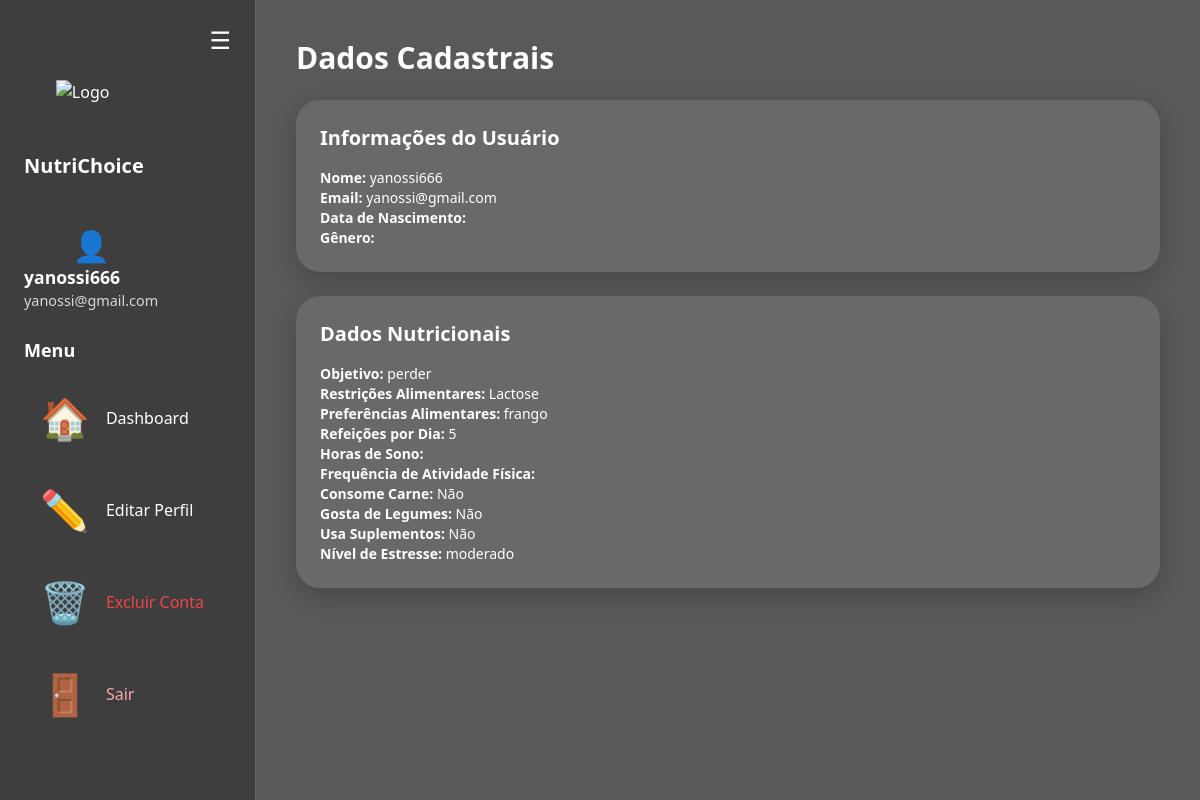
The page /dados/ (signed in) on the database as committed earlier.
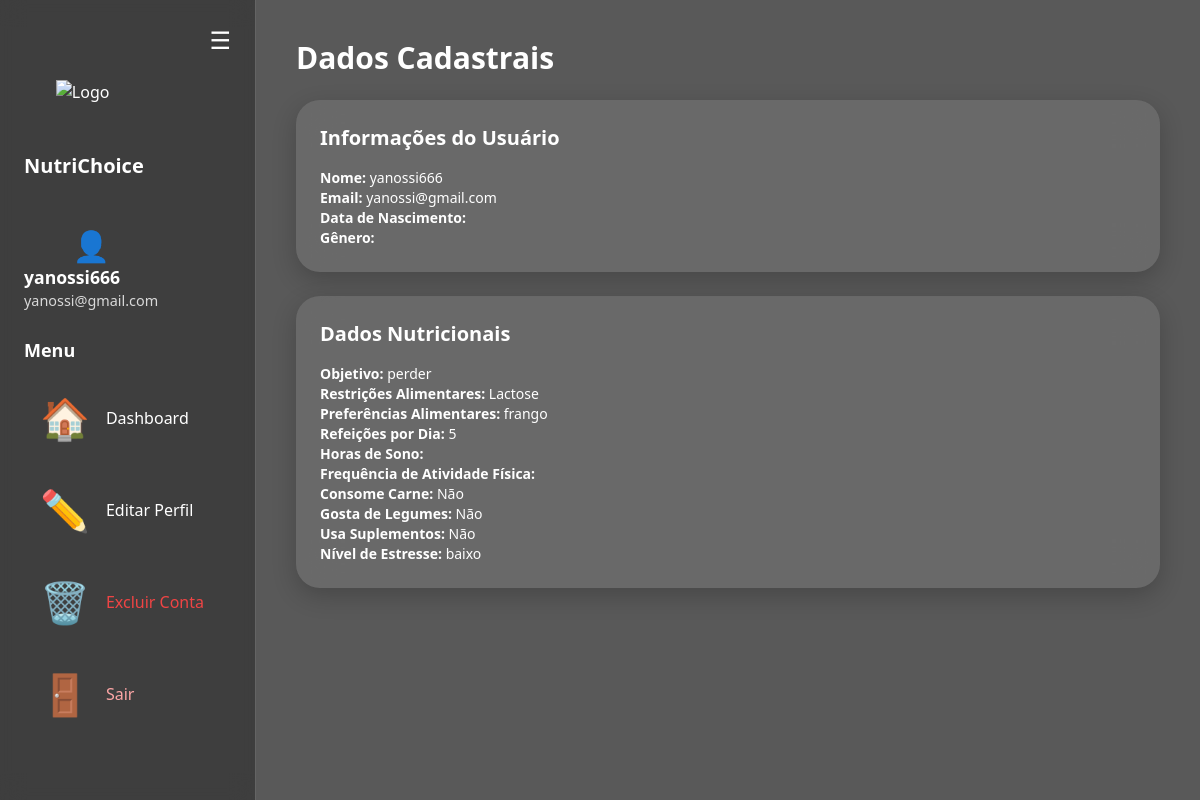
The same page on the database as committed later.
### meu_app/models.py (models this page shows, shortened)
class Questionario(models.Model):
    USUARIO_CHOICES = [
        ('M', 'Masculino'),
        ('F', 'Feminino'),
        ('O', 'Outro'),
    ]
    ATIVIDADE_FISICA_CHOICES = [
        ('Sedentario', 'Sedentário'),
        ('Leve', 'Leve'),
        ('Moderada', 'Moderada'),
        ('Intensa', 'Intensa'),
    ]
    FOME_CHOICES = [
        ('Baixa', 'Baixa'),
        ('Moderada', 'Moderada'),
        ('Alta', 'Alta'),
    ]
    SONO_CHOICES = [
        ('Ruim', 'Ruim'),
        ('Moderado', 'Moderado'),
        ('Bom', 'Bom'),
    ]
    usuario = models.ForeignKey(User, on_delete=models.CASCADE, related_name="questionarios", verbose_name="Usuário")
    nome = models.CharField(max_length=100, blank=True, null=True)
    idade = models.IntegerField(null=True, blank=True)
    peso = models.DecimalField(max_digits=5, decimal_places=2, null=True, blank=True)  # em kg
    altura = models.DecimalField(max_digits=5, decimal_places=2, null=True, blank=True)  # em metros
    objetivo = models.CharField(max_length=100)
    restricoes = models.TextField(blank=True)
    preferencia = models.TextField(blank=True)
    refeicoes_por_dia = models.IntegerField(null=True, blank=True)
    come_carne = models.BooleanField(default=True)
    gosta_de_legumes = models.BooleanField(default=True)
    agua_bebida = models.DecimalField(max_digits=5, decimal_places=2, default=0, null=True, blank=True)  # ml de água por dia
    usa_suplementos = models.BooleanField(default=False)
    estresse = models.CharField(max_length=100, blank=True)
    atividade_fisica = models.CharField(max_length=100, choices=ATIVIDADE_FISICA_CHOICES, blank=True)
    fome = models.CharField(max_length=100, choices=FOME_CHOICES, blank=True)
    genero = models.CharField(max_length=50, choices=USUARIO_CHOICES, blank=True)
    sono = models.CharField(max_length=100, choices=SONO_CHOICES, blank=True)
    class Meta:
        verbose_name = "Questionário"
        verbose_name_plural = "Questionários"

### meu_app/views.py (the view)
# urls.py: path('dados/', views.dadoscadastrais, name='dados'),
@login_required
def dadoscadastrais(request):
    questionario = Questionario.objects.filter(usuario=request.user).first()
    if questionario:
        dados = {
            'nome': questionario.nome,
            'idade': questionario.idade,
            'peso': questionario.peso,
            'altura': questionario.altura,
            'genero': questionario.genero,
            'objetivo': questionario.objetivo,
            'restricoes': questionario.restricoes,
            'preferencia': questionario.preferencia,
            'fome': questionario.fome,
            'refeicoes_por_dia': questionario.refeicoes_por_dia,
            'come_carne': questionario.come_carne,
            'gosta_de_legumes': questionario.gosta_de_legumes,
            'agua_bebida': questionario.agua_bebida,
            'sono': questionario.sono,
            'atividade_fisica': questionario.atividade_fisica,
            'usa_suplementos': questionario.usa_suplementos,
            'estresse': questionario.estresse,
        }
    else:
        dados = {}
    return render(request, 'meu_app/dados_cadastrais.html', {'dados': dados, 'questionario': questionario})

### meu_app/templates/meu_app/dados_cadastrais.html (shortened to what this page needs)
<!DOCTYPE html>
<html lang="pt-br">
<head>
  <script src="https://cdn.tailwindcss.com"></script>
</head>
<body class="min-h-screen overflow-x-hidden">
  <div class="overlay"></div>
  <div class="flex min-h-screen">
    <aside id="sidebar" class="w-64 p-6 flex flex-col items-start bg-black bg-opacity-30 backdrop-blur-md border-r border-white border-opacity-20 transition-all duration-300">
      <button id="toggleSidebar" class="self-end mb-6 text-white text-2xl focus:outline-none">
        ☰
      </button>
      <div class="sidebar-header">
        <img src="https://cdn-icons-png.flaticon.com/512/415/415744.png" alt="Logo" class="w-14 h-14">
        <h2 class="text-xl font-bold text-center mt-4">NutriChoice</h2>
      </div>
      <div class="profile-info">
        <div class="text-3xl">👤</div>
        <div class="flex flex-col">
          <span class="username">{{ user.username }}</span>
          <span class="email">{{ user.email }}</span>
        </div>
      </div>
      <h2 id="menuTitle" class="text-lg font-bold text-white mt-6 mb-4">Menu</h2>
      <nav id="menuLinks" class="space-y-4 w-full">
        <a href="{% url 'perfil_nutricional' %}" class="menu-link flex items-center px-4 py-2 text-white">
          <span class="icon-box mr-4">🏠</span> Dashboard
        </a>
        <a href="{% url 'editar_perfil' %}" class="menu-link flex items-center px-4 py-2 text-white">
          <span class="icon-box mr-4">✏️</span> Editar Perfil
        </a>
        <a href="{% url 'excluir_perfil' %}" class="menu-link flex items-center px-4 py-2 text-red-500 hover:text-red-400 hover:bg-opacity-20 transition">
          <span class="icon-box mr-4">🗑️</span> Excluir Conta
        </a>
        <a href="{% url 'logout' %}" class="menu-link flex items-center px-4 py-2 text-red-300">
          <span class="icon-box mr-4">🚪</span> Sair
        </a>
      </nav>
    </aside>
    <main class="flex-1 p-10 overflow-auto transition-all duration-300">
      <h1 class="text-3xl font-bold mb-6">Dados Cadastrais</h1>
      <div class="glass p-6 mb-6">
        <h3 class="text-xl font-semibold">Informações do Usuário</h3>
        <div class="text-sm mt-4">
          <p><strong>Nome:</strong> {{ user.username }}</p>
          <p><strong>Email:</strong> {{ user.email }}</p>
          <p><strong>Data de Nascimento:</strong> {{ user.data_nascimento }}</p>
          <p><strong>Gênero:</strong> {{ user.genero }}</p>
        </div>
      </div>
      <div class="glass p-6 mb-6">
        <h3 class="text-xl font-semibold">Dados Nutricionais</h3>
        <div class="text-sm mt-4">
          <p><strong>Objetivo:</strong> {{ questionario.objetivo }}</p>
          <p><strong>Restrições Alimentares:</strong> {{ questionario.restricoes }}</p>
          <p><strong>Preferências Alimentares:</strong> {{ questionario.preferencia }}</p>
          <p><strong>Refeições por Dia:</strong> {{ questionario.refeicoes_por_dia }}</p>
          <p><strong>Horas de Sono:</strong> {{ questionario.sono }}</p>
          <p><strong>Frequência de Atividade Física:</strong> {{ questionario.atividade_fisica }}</p>
          <p><strong>Consome Carne:</strong> {% if questionario.come_carne %} Sim {% else %} Não {% endif %}</p>
          <p><strong>Gosta de Legumes:</strong> {% if questionario.gosta_de_legumes %} Sim {% else %} Não {% endif %}</p>
          <p><strong>Usa Suplementos:</strong> {% if questionario.usa_suplementos %} Sim {% else %} Não {% endif %}</p>
          <p><strong>Nível de Estresse:</strong> {{ questionario.estresse }}</p>
        </div>
      </div>
</body>
</html>

Rows that differ between the two databases and show on the page:
changed Questionario "perder": estresse "moderado" → "baixo"
